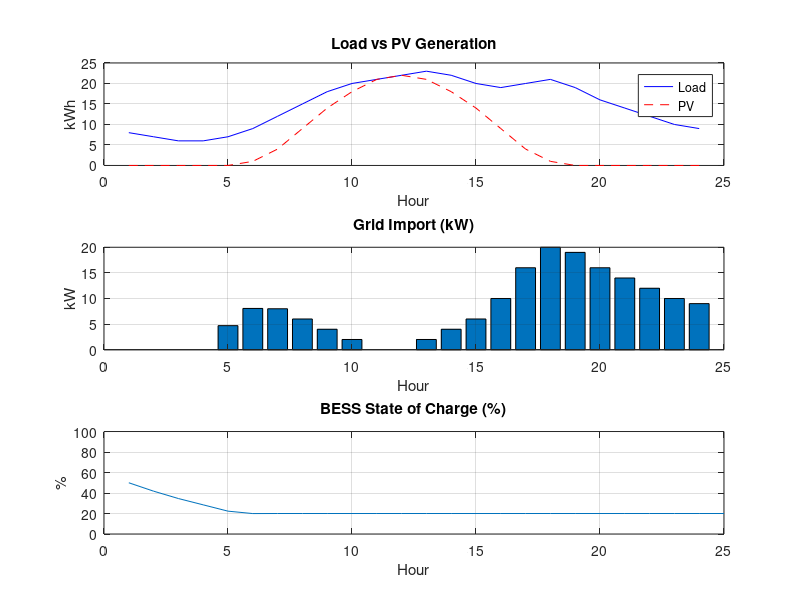

Write the MATLAB code that produced this figure.
% 24 hour load profile for the commercial building in kWh
load_profile = [8 7 6 6 7 9 12 15 18 20 21 22 23 22 20 19 20 21 19 16 14 12 10 9]; 

% 24 hour PV generation profile for Abu Dhabi in kWh
pv_profile = [0 0 0 0 0 1 4 9 14 18 21 22 21 18 14 9 4 1 0 0 0 0 0 0]; 

% BESS settings
capacity  = 100;   % kWh
P_max     = 50;    % Maximum charge and discharge power in kW
eta       = 0.95;  % Round trip efficiency
SOC_min   = 0.20;  % Minimum SOC
SOC_max   = 0.90;  % Maximum SOC
SOC_init  = 0.50;  % Initial SOC


SOC = zeros(1,25); 
SOC(1) = SOC_init; 
P_charge = zeros(1,24); 
P_discharge = zeros(1,24); 
P_grid = zeros(1,24); 

for t = 1:24 
    net = pv_profile(t) - load_profile(t);  % Positive means extra PV
    
    if net > 0 
        % Charge the battery when there is extra PV
        headroom = (SOC_max - SOC(t)) * capacity; 
        P_charge(t) = min([net, P_max, headroom]); 
    else 
        % Use the battery when PV is less than the load
        available = (SOC(t) - SOC_min) * capacity; 
        P_discharge(t) = min([-net, P_max, available]); 
    end 
    
    P_grid(t) = load_profile(t) - pv_profile(t) + P_charge(t) - P_discharge(t); 
    SOC(t+1) = SOC(t) + (sqrt(eta)*P_charge(t) - P_discharge(t)/sqrt(eta)) / capacity; 
end


hours = 1:24;

figure;
subplot(3,1,1);
plot(hours, load_profile, 'b-', hours, pv_profile, 'r--');
title('Load vs PV Generation');
xlabel('Hour'); ylabel('kWh');
legend('Load','PV'); grid on;

subplot(3,1,2);
bar(hours, P_grid);
title('Grid Import (kW)');
xlabel('Hour'); ylabel('kW'); grid on;

subplot(3,1,3);
plot(1:25, SOC*100);
title('BESS State of Charge (%)');
xlabel('Hour'); ylabel('%');
ylim([0 100]); grid on;
